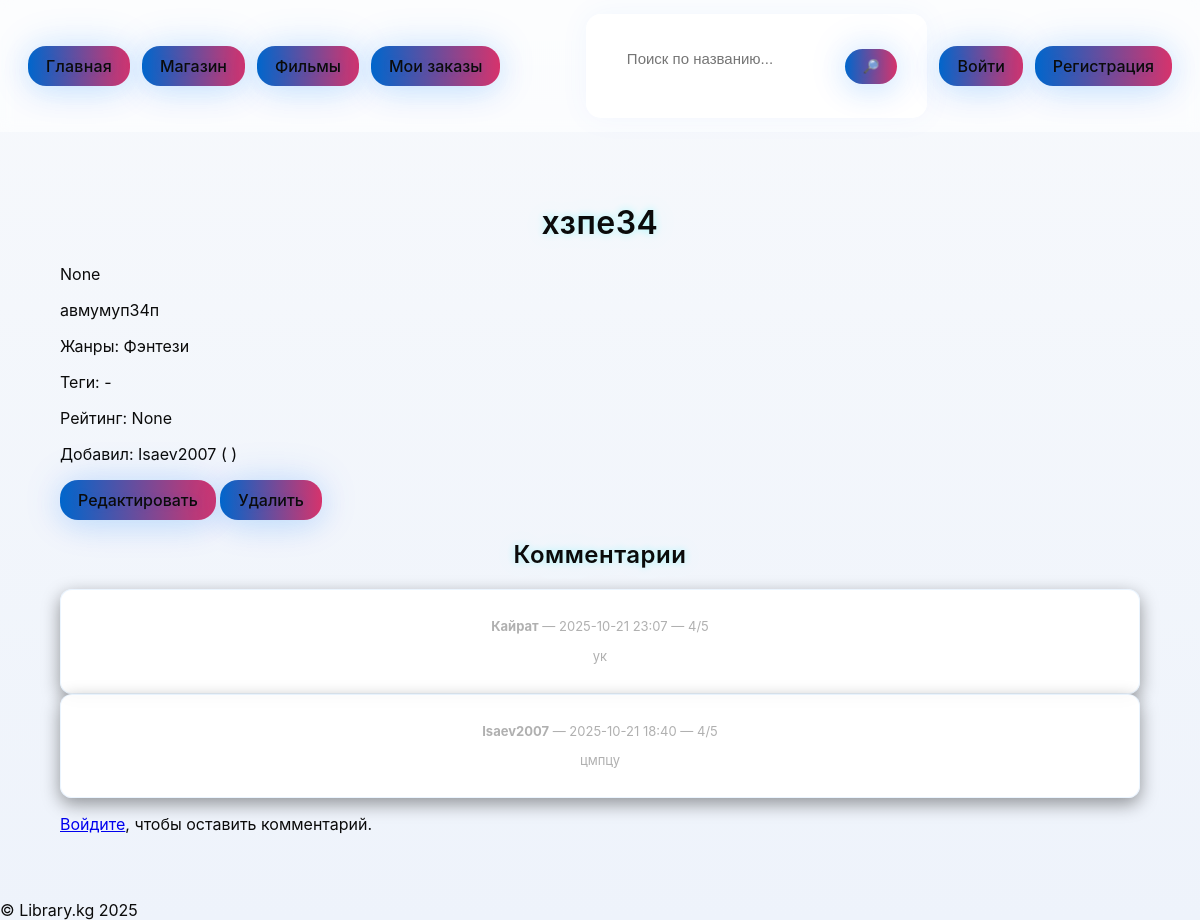
Page /cineboard/movies/3/ on the committed database.
### CineBoard/models.py (models this page shows, shortened)
class Movie(models.Model):
    title = models.CharField(max_length=250, verbose_name='Название')
    description = models.TextField(blank=True, verbose_name='Описание')
    genres = models.ManyToManyField(Genre, blank=True, related_name='movies', verbose_name='Жанры')
    release_date = models.DateField(null=True, blank=True, verbose_name='Дата выхода')
    rating = models.ForeignKey(Rating, null=True, blank=True, on_delete=models.SET_NULL, related_name='movies', verbose_name='Рейтинг (админ)')
    tags = models.ManyToManyField(Tag, blank=True, related_name='movies', verbose_name='Теги (админ)')
    poster = models.ImageField(upload_to='movies/posters/', null=True, blank=True, verbose_name='Постер')
    created_by = models.ForeignKey(settings.AUTH_USER_MODEL, on_delete=models.SET_NULL, null=True, blank=True, related_name='movies')
    created_at = models.DateTimeField(auto_now_add=True)
    class Meta:
        ordering = ['-created_at']
        verbose_name = 'Фильм'
        verbose_name_plural = 'Фильмы'
    class Meta:
        ordering = ['-created_at']

class Genre(models.Model):
    name = models.CharField(max_length=100, unique=True, verbose_name='Жанр')
    class Meta:
        verbose_name = 'Жанр'
        verbose_name_plural = 'Жанры'

class MovieComment(models.Model):
    movie = models.ForeignKey(Movie, on_delete=models.CASCADE, related_name='comments')
    user = models.ForeignKey(settings.AUTH_USER_MODEL, on_delete=models.CASCADE, related_name='movie_comments')
    rating = models.IntegerField(null=True, blank=True, verbose_name='Оценка (1-5)')
    text = models.TextField(verbose_name='Комментарий')
    created_at = models.DateTimeField(auto_now_add=True)
    class Meta:
        ordering = ['-created_at']
        verbose_name = 'Комментарий к фильму'
        verbose_name_plural = 'Комментарии к фильмам'

### accounts/models.py (models this page shows)
class CustomUser(AbstractUser):
    middle_name = models.CharField("Отчество", max_length=150, blank=True)
    date_of_birth = models.DateField("Дата рождения", null=True, blank=True)
    phone_number = models.CharField("Телефон", max_length=20, blank=True)
    city = models.CharField("Город", max_length=100, blank=True)
    education = models.CharField("Образование", max_length=255, blank=True)
    position_applied = models.CharField("Должность", max_length=255, blank=True)
    experience_years = models.PositiveIntegerField("Опыт работы (лет)", default=0)
    github_link = models.URLField("GitHub", blank=True)
    portfolio_link = models.URLField("Портфолио", blank=True)
    def __str__(self):
        return f"{self.username} ({self.first_name} {self.last_name})"

### CineBoard/views.py (the view, shortened to what this page needs)
# urls.py: path('movies/<int:id>/', views.MovieDetailView.as_view(), name='movie_detail'),
class MovieDetailView(DetailView):
    model = models.Movie
    template_name = 'cineboard/movie_detail.html'
    pk_url_kwarg = 'id'
    context_object_name = 'movie'
    def get_context_data(self, **kwargs):
        ctx = super().get_context_data(**kwargs)
        ctx['comments'] = self.object.comments.select_related('user').all()
        ctx['comment_form'] = MovieCommentForm()
        return ctx

### CineBoard/forms.py
class MovieCommentForm(forms.ModelForm):
    class Meta:
        model = MovieComment
        fields = ['rating', 'text']
        widgets = {
            'rating': forms.NumberInput(attrs={'min':1, 'max':5}),
            'text': forms.Textarea(attrs={'rows':3}),
        }

### templates/cineboard/movie_detail.html (shortened to what this page needs)
{% extends 'base.html' %}
{% load static %}
{% block content %}
<div class="container">
  <h1>{{ movie.title }}</h1>
  <p>{{ movie.release_date }}</p>
  <p>{{ movie.description }}</p>
  <p>Жанры: {% for g in movie.genres.all %}{{ g.name }}{% if not forloop.last %}, {% endif %}{% empty %}-{% endfor %}</p>
  <p>Теги: {% for t in movie.tags.all %}{{ t.name }}{% if not forloop.last %}, {% endif %}{% empty %}-{% endfor %}</p>
  <p>Рейтинг: {{ movie.rating }}</p>
  <p>Добавил: {{ movie.created_by }}</p>
  <a class="btn" href="{% url 'cineboard:movie_edit' id=movie.id %}">Редактировать</a>
  <a class="btn" href="{% url 'cineboard:movie_delete' id=movie.id %}">Удалить</a>
</div>
<div class="container" style="margin-top:20px;">
  <h2>Комментарии</h2>
  {% for c in comments %}
    <div class="card">
      <p><strong>{{ c.user.username }}</strong> — {{ c.created_at|date:"Y-m-d H:i" }} — {% if c.rating %}{{ c.rating }}/5{% endif %}</p>
      <p>{{ c.text }}</p>
    </div>
  {% empty %}
    <p>Комментариев пока нет.</p>
  {% endfor %}
  {% if user.is_authenticated %}
    <h3>Оставить комментарий</h3>
    <form method="post">
      {% csrf_token %}
      {{ comment_form.as_p }}
      <button class="btn" type="submit">Отправить</button>
    </form>
  {% else %}
    <p><a href="{% url 'cineboard:login' %}">Войдите</a>, чтобы оставить комментарий.</p>
  {% endif %}
</div>
{% endblock %}

### static/css/style.css (style rules this page uses)
body { margin: 0; padding: 0; font-family: 'Inter', 'Poppins', sans-serif; background: var(--bg, #000000); color: var(--text); overflow-x: hidden; min-height: 100vh; position: relative; }
:root { --bg: #000000; --panel: rgba(20,20,20,0.9); --text: #e6f7ff; --muted: #b0b0b0; --accent: #00ffff; --accent-2: #007bff; --input-bg: rgba(35,35,35,0.9); --nav-bg: rgba(0,0,0,0.25); }
.theme-light { --bg: linear-gradient(180deg,#f7f9fc 0%, #eef3fb 100%); --panel: rgba(255,255,255,0.95); --text: #0b0b0b; --muted: #5a5a5a; --accent: #0066cc; --accent-2: #d6336c; --input-bg: #ffffff; --nav-bg: rgba(255,255,255,0.6); }
* { transition: background-color 260ms ease, color 260ms ease, border-color 260ms ease, box-shadow 260ms ease, transform 200ms ease; }
body::before { content: ""; position: fixed; top: 0; left: 0; width: 100%; height: 100%; background: radial-gradient(circle at 18% 18%, rgba(0,255,255,0.14) 0%, transparent 55%), radial-gradient(circle at 82% 82%, rgba(0,123,255,0.12) 0%, transparent 55%), radial-gradient(circle at 60% 35%, rgba(128,0,255,0.06) 0%, transparent 50%); animation: moveGlow 18s ease-in-out infinite alternate; z-index: 0; pointer-events: none; filter: blur(40px); mix-blend-mode: screen; }
.theme-light body::before, html.theme-light body::before { opacity: 0 !important; pointer-events: none !important; display: none !important; }
html.theme-light, body.theme-light { background: var(--bg) !important; color: var(--text) !important; }
h1, h2, h3 { color: var(--text); text-align: center; font-weight: 600; letter-spacing: 0.5px; text-shadow: 0 0 8px rgba(0,255,255,0.32), 0 0 28px rgba(0,255,255,0.12); }
.btn { display: inline-block; background: linear-gradient(90deg, var(--accent), var(--accent-2)); color: var(--text); padding: 10px 18px; border-radius: 18px; font-weight: 500; text-decoration: none; border: none; transition: all 0.25s ease; box-shadow: 0 6px 30px rgba(0,123,255,0.12), 0 0 40px rgba(0,123,255,0.16); cursor: pointer; text-shadow: 0 0 6px rgba(0,123,255,0.18); }
.card { background: var(--panel); border: 1px solid rgba(0,123,255,0.08); border-radius: 12px; box-shadow: 0 6px 18px rgba(0,0,0,0.4); padding: 15px; text-align: center; transition: all 0.3s ease; }
.card p { color: #b0b0b0; font-size: 13px; line-height: 1.3; }

### rows in the picture
Movie: title "хзпе34", release_date "None", description "авмумуп34п", rating "None", created_by "Isaev2007 ( )"
Genre: name "Фэнтези"
MovieComment: user.username "Кайрат", created_at "2025-10-21 23:07", rating "4", text "ук"
MovieComment: user.username "Isaev2007", created_at "2025-10-21 18:40", rating "4", text "цмпцу"
